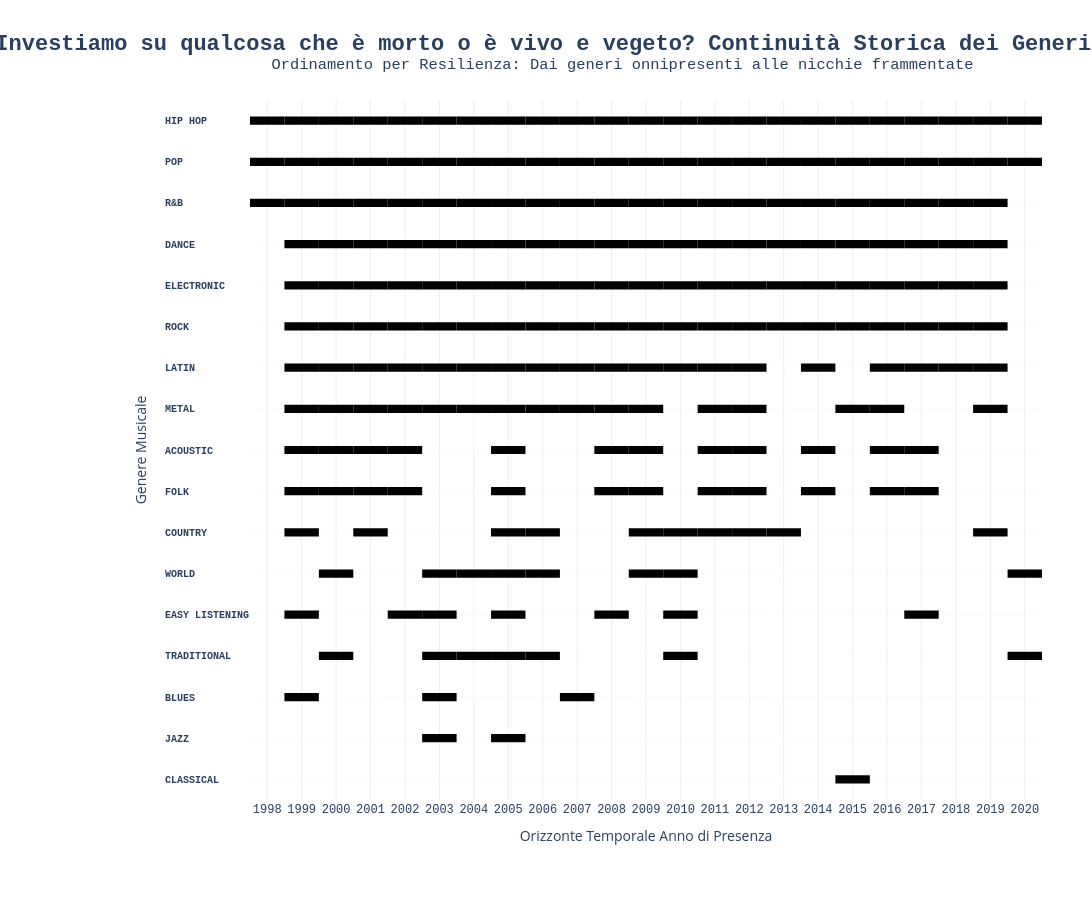

Write notebook code for a chart like this one.
### Code cell
# ---  PREPARAZIONE DATI E CALCOLO PRESENZA (RANKING) ---
presence_list = []
genre_total_presence = {}
for genere in song_genre:
    df_gen = df[df[genere] == 1]
    years_active = df_gen['year'].nunique()
    genre_total_presence[genere.upper()] = years_active
    stats = df_gen.groupby('year').agg(
        count=('popularity', 'count'),
        avg_pop=('popularity', 'mean')
    ).reset_index()
    for _, row in stats.iterrows():
        presence_list.append({
            'Genere': genere.upper(),
            'Year': row['year'],
            'Count': row['count'],
            'Avg_Pop': row['avg_pop']
        })

df_plot = pd.DataFrame(presence_list)

# --- ORDINAMENTO DECRESCENTE (TOP IN ALTO) ---
sorted_genres = [g for g, v in sorted(genre_total_presence.items(), key=lambda item: item[1], reverse=True)]
max_len = max(len(g) for g in sorted_genres)  # ← aggiunto

# --- CREAZIONE DELLA TIMELINE "RANKED MINIMAL" ---
fig = go.Figure()
for genere in sorted_genres:
    df_gen = df_plot[df_plot['Genere'] == genere]
    if not df_gen.empty:
        fig.add_trace(go.Bar(
            x=[1] * len(df_gen), 
            y=[genere] * len(df_gen),
            base=df_gen['Year'] - 0.5, 
            orientation='h',
            marker=dict(color='black', line=dict(width=0)),
            name=genere,
            text=[f"<b>{genere}</b><br>Anno: {int(yr)}<br>Volume Brani: {int(c)}<br>Pop. Media: {p:.2f}" 
                  for yr, c, p in zip(df_gen['Year'], df_gen['Count'], df_gen['Avg_Pop'])],
            hoverinfo='text',
            showlegend=False,
            width=0.2
        ))

# --- LAYOUT ---
fig.update_layout(
    title=dict(
        text='<b>Investiamo su qualcosa che è morto o è vivo e vegeto? Continuità Storica dei Generi (1998-2020)</b><br><sup>Ordinamento per Resilienza: Dai generi onnipresenti alle nicchie frammentate</sup>',
        x=0.57, font=dict(size=22, family="Courier New")
    ),
    xaxis=dict(
        title="Orizzonte Temporale Anno di Presenza",
        tickmode='linear', tick0=1998, dtick=1,
        range=[1997.5, 2020.5],
        showgrid=True, gridcolor='rgba(200, 200, 200, 0.3)',
        tickfont=dict(family="Courier New")
    ),
    yaxis=dict(
        title="Genere Musicale",
        tickmode='array',
        tickvals=sorted_genres,
        ticktext=[f"<b>{g.ljust(max_len)}</b>" for g in sorted_genres],  # ← aggiunto
        tickfont=dict(size=10, family="Courier New"),  # ← cambiato
        showgrid=True, gridcolor='rgba(200, 200, 200, 0.1)',
        autorange="reversed"
    ),
    barmode='overlay',
    width=1600, height=900,
    plot_bgcolor='white', paper_bgcolor='white',
    margin=dict(l=250, r=50, t=100, b=100)
)

fig.update_traces(textposition='none')
fig.show()

### Figure 1 — Plotly figure (JSON) as saved in the notebook; plotly's stock layout.template omitted (floating-point values rounded to 4 significant figures)
{"data": [{"base": [1998.0, 1998.0, 2000.0, 2000.0, 2002.0, 2002.0, 2004.0, 2004.0, 2006.0, 2006.0, 2008.0, 2008.0, 2010.0, 2010.0, 2012.0, 2012.0, 2014.0, 2014.0, 2016.0, 2016.0, 2018.0, 2018.0, 2020.0], "hoverinfo": "text", "marker": {"color": "black", "line": {"width": 0}}, "name": "HIP HOP", "orientation": "h", "showlegend": false, "text": ["<b>HIP HOP</b><br>Anno: 1998<br>Volume Brani: 1<br>Pop. Media: 0.55", "<b>HIP HOP</b><br>Anno: 1999<br>Volume Brani: 7<br>Pop. Media: 0.78", "<b>HIP HOP</b><br>Anno: 2000<br>Volume Brani: 21<br>Pop. Media: 0.64", "<b>HIP HOP</b><br>Anno: 2001<br>Volume Brani: 32<br>Pop. Media: 0.68", "<b>HIP HOP</b><br>Anno: 2002<br>Volume Brani: 46<br>Pop. Media: 0.68", "<b>HIP HOP</b><br>Anno: 2003<br>Volume Brani: 34<br>Pop. Media: 0.70", "<b>HIP HOP</b><br>Anno: 2004<br>Volume Brani: 43<br>Pop. Media: 0.69", "<b>HIP HOP</b><br>Anno: 2005<br>Volume Brani: 51<br>Pop. Media: 0.70", "<b>HIP HOP</b><br>Anno: 2006<br>Volume Brani: 27<br>Pop. Media: 0.68", "<b>HIP HOP</b><br>Anno: 2007<br>Volume Brani: 41<br>Pop. Media: 0.67", "<b>HIP HOP</b><br>Anno: 2008<br>Volume Brani: 35<br>Pop. Media: 0.73", "<b>HIP HOP</b><br>Anno: 2009<br>Volume Brani: 35<br>Pop. Media: 0.68", "<b>HIP HOP</b><br>Anno: 2010<br>Volume Brani: 54<br>Pop. Media: 0.73", "<b>HIP HOP</b><br>Anno: 2011<br>Volume Brani: 48<br>Pop. Media: 0.70", "<b>HIP HOP</b><br>Anno: 2012<br>Volume Brani: 45<br>Pop. Media: 0.71", "<b>HIP HOP</b><br>Anno: 2013<br>Volume Brani: 27<br>Pop. Media: 0.62", "<b>HIP HOP</b><br>Anno: 2014<br>Volume Brani: 30<br>Pop. Media: 0.64", "<b>HIP HOP</b><br>Anno: 2015<br>Volume Brani: 33<br>Pop. Media: 0.69", "<b>HIP HOP</b><br>Anno: 2016<br>Volume Brani: 40<br>Pop. Media: 0.69", "<b>HIP HOP</b><br>Anno: 2017<br>Volume Brani: 42<br>Pop. Media: 0.65", "<b>HIP HOP</b><br>Anno: 2018<br>Volume Brani: 50<br>Pop. Media: 0.82", "<b>HIP HOP</b><br>Anno: 2019<br>Volume Brani: 38<br>Pop. Media: 0.73", "<b>HIP HOP</b><br>Anno: 2020<br>Volume Brani: 2<br>Pop. Media: 0.51"], "textposition": "none", "type": "bar", "width": 0.2, "x": [1, 1, 1, 1, 1, 1, 1, 1, 1, 1, 1, 1, 1, 1, 1, 1, 1, 1, 1, 1, 1, 1, 1], "y": ["HIP HOP", "HIP HOP", "HIP HOP", "HIP HOP", "HIP HOP", "HIP HOP", "HIP HOP", "HIP HOP", "HIP HOP", "HIP HOP", "HIP HOP", "HIP HOP", "HIP HOP", "HIP HOP", "HIP HOP", "HIP HOP", "HIP HOP", "HIP HOP", "HIP HOP", "HIP HOP", "HIP HOP", "HIP HOP", "HIP HOP"]}, {"base": [1998.0, 1998.0, 2000.0, 2000.0, 2002.0, 2002.0, 2004.0, 2004.0, 2006.0, 2006.0, 2008.0, 2008.0, 2010.0, 2010.0, 2012.0, 2012.0, 2014.0, 2014.0, 2016.0, 2016.0, 2018.0, 2018.0, 2020.0], "hoverinfo": "text", "marker": {"color": "black", "line": {"width": 0}}, "name": "POP", "orientation": "h", "showlegend": false, "text": ["<b>POP</b><br>Anno: 1998<br>Volume Brani: 1<br>Pop. Media: 0.55", "<b>POP</b><br>Anno: 1999<br>Volume Brani: 29<br>Pop. Media: 0.71", "<b>POP</b><br>Anno: 2000<br>Volume Brani: 57<br>Pop. Media: 0.64", "<b>POP</b><br>Anno: 2001<br>Volume Brani: 92<br>Pop. Media: 0.65", "<b>POP</b><br>Anno: 2002<br>Volume Brani: 74<br>Pop. Media: 0.69", "<b>POP</b><br>Anno: 2003<br>Volume Brani: 79<br>Pop. Media: 0.66", "<b>POP</b><br>Anno: 2004<br>Volume Brani: 68<br>Pop. Media: 0.63", "<b>POP</b><br>Anno: 2005<br>Volume Brani: 81<br>Pop. Media: 0.68", "<b>POP</b><br>Anno: 2006<br>Volume Brani: 76<br>Pop. Media: 0.62", "<b>POP</b><br>Anno: 2007<br>Volume Brani: 72<br>Pop. Media: 0.66", "<b>POP</b><br>Anno: 2008<br>Volume Brani: 83<br>Pop. Media: 0.71", "<b>POP</b><br>Anno: 2009<br>Volume Brani: 68<br>Pop. Media: 0.69", "<b>POP</b><br>Anno: 2010<br>Volume Brani: 97<br>Pop. Media: 0.69", "<b>POP</b><br>Anno: 2011<br>Volume Brani: 85<br>Pop. Media: 0.67", "<b>POP</b><br>Anno: 2012<br>Volume Brani: 105<br>Pop. Media: 0.68", "<b>POP</b><br>Anno: 2013<br>Volume Brani: 73<br>Pop. Media: 0.61", "<b>POP</b><br>Anno: 2014<br>Volume Brani: 99<br>Pop. Media: 0.68", "<b>POP</b><br>Anno: 2015<br>Volume Brani: 89<br>Pop. Media: 0.64", "<b>POP</b><br>Anno: 2016<br>Volume Brani: 87<br>Pop. Media: 0.60", "<b>POP</b><br>Anno: 2017<br>Volume Brani: 88<br>Pop. Media: 0.62", "<b>POP</b><br>Anno: 2018<br>Volume Brani: 75<br>Pop. Media: 0.80", "<b>POP</b><br>Anno: 2019<br>Volume Brani: 64<br>Pop. Media: 0.69", "<b>POP</b><br>Anno: 2020<br>Volume Brani: 2<br>Pop. Media: 0.41"], "textposition": "none", "type": "bar", "width": 0.2, "x": [1, 1, 1, 1, 1, 1, 1, 1, 1, 1, 1, 1, 1, 1, 1, 1, 1, 1, 1, 1, 1, 1, 1], "y": ["POP", "POP", "POP", "POP", "POP", "POP", "POP", "POP", "POP", "POP", "POP", "POP", "POP", "POP", "POP", "POP", "POP", "POP", "POP", "POP", "POP", "POP", "POP"]}, {"base": [1998.0, 1998.0, 2000.0, 2000.0, 2002.0, 2002.0, 2004.0, 2004.0, 2006.0, 2006.0, 2008.0, 2008.0, 2010.0, 2010.0, 2012.0, 2012.0, 2014.0, 2014.0, 2016.0, 2016.0, 2018.0, 2018.0], "hoverinfo": "text", "marker": {"color": "black", "line": {"width": 0}}, "name": "R&B", "orientation": "h", "showlegend": false, "text": ["<b>R&B</b><br>Anno: 1998<br>Volume Brani: 1<br>Pop. Media: 0.55", "<b>R&B</b><br>Anno: 1999<br>Volume Brani: 8<br>Pop. Media: 0.72", "<b>R&B</b><br>Anno: 2000<br>Volume Brani: 25<br>Pop. Media: 0.62", "<b>R&B</b><br>Anno: 2001<br>Volume Brani: 37<br>Pop. Media: 0.66", "<b>R&B</b><br>Anno: 2002<br>Volume Brani: 32<br>Pop. Media: 0.63", "<b>R&B</b><br>Anno: 2003<br>Volume Brani: 34<br>Pop. Media: 0.67", "<b>R&B</b><br>Anno: 2004<br>Volume Brani: 31<br>Pop. Media: 0.69", "<b>R&B</b><br>Anno: 2005<br>Volume Brani: 31<br>Pop. Media: 0.61", "<b>R&B</b><br>Anno: 2006<br>Volume Brani: 28<br>Pop. Media: 0.70", "<b>R&B</b><br>Anno: 2007<br>Volume Brani: 36<br>Pop. Media: 0.69", "<b>R&B</b><br>Anno: 2008<br>Volume Brani: 37<br>Pop. Media: 0.66", "<b>R&B</b><br>Anno: 2009<br>Volume Brani: 23<br>Pop. Media: 0.62", "<b>R&B</b><br>Anno: 2010<br>Volume Brani: 23<br>Pop. Media: 0.66", "<b>R&B</b><br>Anno: 2011<br>Volume Brani: 20<br>Pop. Media: 0.60", "<b>R&B</b><br>Anno: 2012<br>Volume Brani: 10<br>Pop. Media: 0.69", "<b>R&B</b><br>Anno: 2013<br>Volume Brani: 8<br>Pop. Media: 0.64", "<b>R&B</b><br>Anno: 2014<br>Volume Brani: 10<br>Pop. Media: 0.70", "<b>R&B</b><br>Anno: 2015<br>Volume Brani: 21<br>Pop. Media: 0.66", "<b>R&B</b><br>Anno: 2016<br>Volume Brani: 19<br>Pop. Media: 0.65", "<b>R&B</b><br>Anno: 2017<br>Volume Brani: 3<br>Pop. Media: 0.54", "<b>R&B</b><br>Anno: 2018<br>Volume Brani: 10<br>Pop. Media: 0.83", "<b>R&B</b><br>Anno: 2019<br>Volume Brani: 9<br>Pop. Media: 0.61"], "textposition": "none", "type": "bar", "width": 0.2, "x": [1, 1, 1, 1, 1, 1, 1, 1, 1, 1, 1, 1, 1, 1, 1, 1, 1, 1, 1, 1, 1, 1], "y": ["R&B", "R&B", "R&B", "R&B", "R&B", "R&B", "R&B", "R&B", "R&B", "R&B", "R&B", "R&B", "R&B", "R&B", "R&B", "R&B", "R&B", "R&B", "R&B", "R&B", "R&B", "R&B"]}, {"base": [1998.0, 2000.0, 2000.0, 2002.0, 2002.0, 2004.0, 2004.0, 2006.0, 2006.0, 2008.0, 2008.0, 2010.0, 2010.0, 2012.0, 2012.0, 2014.0, 2014.0, 2016.0, 2016.0, 2018.0, 2018.0], "hoverinfo": "text", "marker": {"color": "black", "line": {"width": 0}}, "name": "DANCE", "orientation": "h", "showlegend": false, "text": ["<b>DANCE</b><br>Anno: 1999<br>Volume Brani: 3<br>Pop. Media: 0.64", "<b>DANCE</b><br>Anno: 2000<br>Volume Brani: 5<br>Pop. Media: 0.60", "<b>DANCE</b><br>Anno: 2001<br>Volume Brani: 12<br>Pop. Media: 0.64", "<b>DANCE</b><br>Anno: 2002<br>Volume Brani: 3<br>Pop. Media: 0.61", "<b>DANCE</b><br>Anno: 2003<br>Volume Brani: 10<br>Pop. Media: 0.59", "<b>DANCE</b><br>Anno: 2004<br>Volume Brani: 10<br>Pop. Media: 0.63", "<b>DANCE</b><br>Anno: 2005<br>Volume Brani: 5<br>Pop. Media: 0.58", "<b>DANCE</b><br>Anno: 2006<br>Volume Brani: 6<br>Pop. Media: 0.61", "<b>DANCE</b><br>Anno: 2007<br>Volume Brani: 9<br>Pop. Media: 0.60", "<b>DANCE</b><br>Anno: 2008<br>Volume Brani: 7<br>Pop. Media: 0.67", "<b>DANCE</b><br>Anno: 2009<br>Volume Brani: 12<br>Pop. Media: 0.68", "<b>DANCE</b><br>Anno: 2010<br>Volume Brani: 28<br>Pop. Media: 0.63", "<b>DANCE</b><br>Anno: 2011<br>Volume Brani: 26<br>Pop. Media: 0.65", "<b>DANCE</b><br>Anno: 2012<br>Volume Brani: 36<br>Pop. Media: 0.60", "<b>DANCE</b><br>Anno: 2013<br>Volume Brani: 26<br>Pop. Media: 0.55", "<b>DANCE</b><br>Anno: 2014<br>Volume Brani: 41<br>Pop. Media: 0.59", "<b>DANCE</b><br>Anno: 2015<br>Volume Brani: 28<br>Pop. Media: 0.56", "<b>DANCE</b><br>Anno: 2016<br>Volume Brani: 42<br>Pop. Media: 0.50", "<b>DANCE</b><br>Anno: 2017<br>Volume Brani: 30<br>Pop. Media: 0.62", "<b>DANCE</b><br>Anno: 2018<br>Volume Brani: 31<br>Pop. Media: 0.81", "<b>DANCE</b><br>Anno: 2019<br>Volume Brani: 21<br>Pop. Media: 0.71"], "textposition": "none", "type": "bar", "width": 0.2, "x": [1, 1, 1, 1, 1, 1, 1, 1, 1, 1, 1, 1, 1, 1, 1, 1, 1, 1, 1, 1, 1], "y": ["DANCE", "DANCE", "DANCE", "DANCE", "DANCE", "DANCE", "DANCE", "DANCE", "DANCE", "DANCE", "DANCE", "DANCE", "DANCE", "DANCE", "DANCE", "DANCE", "DANCE", "DANCE", "DANCE", "DANCE", "DANCE"]}, {"base": [1998.0, 2000.0, 2000.0, 2002.0, 2002.0, 2004.0, 2004.0, 2006.0, 2006.0, 2008.0, 2008.0, 2010.0, 2010.0, 2012.0, 2012.0, 2014.0, 2014.0, 2016.0, 2016.0, 2018.0, 2018.0], "hoverinfo": "text", "marker": {"color": "black", "line": {"width": 0}}, "name": "ELECTRONIC", "orientation": "h", "showlegend": false, "text": ["<b>ELECTRONIC</b><br>Anno: 1999<br>Volume Brani: 3<br>Pop. Media: 0.64", "<b>ELECTRONIC</b><br>Anno: 2000<br>Volume Brani: 5<br>Pop. Media: 0.60", "<b>ELECTRONIC</b><br>Anno: 2001<br>Volume Brani: 12<br>Pop. Media: 0.64", "<b>ELECTRONIC</b><br>Anno: 2002<br>Volume Brani: 3<br>Pop. Media: 0.61", "<b>ELECTRONIC</b><br>Anno: 2003<br>Volume Brani: 10<br>Pop. Media: 0.59", "<b>ELECTRONIC</b><br>Anno: 2004<br>Volume Brani: 9<br>Pop. Media: 0.63", "<b>ELECTRONIC</b><br>Anno: 2005<br>Volume Brani: 6<br>Pop. Media: 0.57", "<b>ELECTRONIC</b><br>Anno: 2006<br>Volume Brani: 6<br>Pop. Media: 0.61", "<b>ELECTRONIC</b><br>Anno: 2007<br>Volume Brani: 9<br>Pop. Media: 0.60", "<b>ELECTRONIC</b><br>Anno: 2008<br>Volume Brani: 7<br>Pop. Media: 0.67", "<b>ELECTRONIC</b><br>Anno: 2009<br>Volume Brani: 12<br>Pop. Media: 0.68", "<b>ELECTRONIC</b><br>Anno: 2010<br>Volume Brani: 28<br>Pop. Media: 0.63", "<b>ELECTRONIC</b><br>Anno: 2011<br>Volume Brani: 26<br>Pop. Media: 0.65", "<b>ELECTRONIC</b><br>Anno: 2012<br>Volume Brani: 37<br>Pop. Media: 0.60", "<b>ELECTRONIC</b><br>Anno: 2013<br>Volume Brani: 26<br>Pop. Media: 0.55", "<b>ELECTRONIC</b><br>Anno: 2014<br>Volume Brani: 41<br>Pop. Media: 0.59", "<b>ELECTRONIC</b><br>Anno: 2015<br>Volume Brani: 28<br>Pop. Media: 0.56", "<b>ELECTRONIC</b><br>Anno: 2016<br>Volume Brani: 42<br>Pop. Media: 0.50", "<b>ELECTRONIC</b><br>Anno: 2017<br>Volume Brani: 30<br>Pop. Media: 0.62", "<b>ELECTRONIC</b><br>Anno: 2018<br>Volume Brani: 31<br>Pop. Media: 0.81", "<b>ELECTRONIC</b><br>Anno: 2019<br>Volume Brani: 21<br>Pop. Media: 0.71"], "textposition": "none", "type": "bar", "width": 0.2, "x": [1, 1, 1, 1, 1, 1, 1, 1, 1, 1, 1, 1, 1, 1, 1, 1, 1, 1, 1, 1, 1], "y": ["ELECTRONIC", "ELECTRONIC", "ELECTRONIC", "ELECTRONIC", "ELECTRONIC", "ELECTRONIC", "ELECTRONIC", "ELECTRONIC", "ELECTRONIC", "ELECTRONIC", "ELECTRONIC", "ELECTRONIC", "ELECTRONIC", "ELECTRONIC", "ELECTRONIC", "ELECTRONIC", "ELECTRONIC", "ELECTRONIC", "ELECTRONIC", "ELECTRONIC", "ELECTRONIC"]}, {"base": [1998.0, 2000.0, 2000.0, 2002.0, 2002.0, 2004.0, 2004.0, 2006.0, 2006.0, 2008.0, 2008.0, 2010.0, 2010.0, 2012.0, 2012.0, 2014.0, 2014.0, 2016.0, 2016.0, 2018.0, 2018.0], "hoverinfo": "text", "marker": {"color": "black", "line": {"width": 0}}, "name": "ROCK", "orientation": "h", "showlegend": false, "text": ["<b>ROCK</b><br>Anno: 1999<br>Volume Brani: 9<br>Pop. Media: 0.78", "<b>ROCK</b><br>Anno: 2000<br>Volume Brani: 13<br>Pop. Media: 0.69", "<b>ROCK</b><br>Anno: 2001<br>Volume Brani: 16<br>Pop. Media: 0.65", "<b>ROCK</b><br>Anno: 2002<br>Volume Brani: 14<br>Pop. Media: 0.79", "<b>ROCK</b><br>Anno: 2003<br>Volume Brani: 14<br>Pop. Media: 0.65", "<b>ROCK</b><br>Anno: 2004<br>Volume Brani: 11<br>Pop. Media: 0.69", "<b>ROCK</b><br>Anno: 2005<br>Volume Brani: 19<br>Pop. Media: 0.73", "<b>ROCK</b><br>Anno: 2006<br>Volume Brani: 14<br>Pop. Media: 0.76", "<b>ROCK</b><br>Anno: 2007<br>Volume Brani: 20<br>Pop. Media: 0.73", "<b>ROCK</b><br>Anno: 2008<br>Volume Brani: 14<br>Pop. Media: 0.77", "<b>ROCK</b><br>Anno: 2009<br>Volume Brani: 9<br>Pop. Media: 0.70", "<b>ROCK</b><br>Anno: 2010<br>Volume Brani: 6<br>Pop. Media: 0.52", "<b>ROCK</b><br>Anno: 2011<br>Volume Brani: 13<br>Pop. Media: 0.75", "<b>ROCK</b><br>Anno: 2012<br>Volume Brani: 11<br>Pop. Media: 0.75", "<b>ROCK</b><br>Anno: 2013<br>Volume Brani: 7<br>Pop. Media: 0.87", "<b>ROCK</b><br>Anno: 2014<br>Volume Brani: 7<br>Pop. Media: 0.71", "<b>ROCK</b><br>Anno: 2015<br>Volume Brani: 14<br>Pop. Media: 0.71", "<b>ROCK</b><br>Anno: 2016<br>Volume Brani: 7<br>Pop. Media: 0.52", "<b>ROCK</b><br>Anno: 2017<br>Volume Brani: 7<br>Pop. Media: 0.43", "<b>ROCK</b><br>Anno: 2018<br>Volume Brani: 8<br>Pop. Media: 0.86", "<b>ROCK</b><br>Anno: 2019<br>Volume Brani: 2<br>Pop. Media: 0.36"], "textposition": "none", "type": "bar", "width": 0.2, "x": [1, 1, 1, 1, 1, 1, 1, 1, 1, 1, 1, 1, 1, 1, 1, 1, 1, 1, 1, 1, 1], "y": ["ROCK", "ROCK", "ROCK", "ROCK", "ROCK", "ROCK", "ROCK", "ROCK", "ROCK", "ROCK", "ROCK", "ROCK", "ROCK", "ROCK", "ROCK", "ROCK", "ROCK", "ROCK", "ROCK", "ROCK", "ROCK"]}, {"base": [1998.0, 2000.0, 2000.0, 2002.0, 2002.0, 2004.0, 2004.0, 2006.0, 2006.0, 2008.0, 2008.0, 2010.0, 2010.0, 2012.0, 2014.0, 2016.0, 2016.0, 2018.0, 2018.0], "hoverinfo": "text", "marker": {"color": "black", "line": {"width": 0}}, "name": "LATIN", "orientation": "h", "showlegend": false, "text": ["<b>LATIN</b><br>Anno: 1999<br>Volume Brani: 3<br>Pop. Media: 0.66", "<b>LATIN</b><br>Anno: 2000<br>Volume Brani: 3<br>Pop. Media: 0.23", "<b>LATIN</b><br>Anno: 2001<br>Volume Brani: 3<br>Pop. Media: 0.73", "<b>LATIN</b><br>Anno: 2002<br>Volume Brani: 1<br>Pop. Media: 0.74", "<b>LATIN</b><br>Anno: 2003<br>Volume Brani: 3<br>Pop. Media: 0.69", "<b>LATIN</b><br>Anno: 2004<br>Volume Brani: 2<br>Pop. Media: 0.46", "<b>LATIN</b><br>Anno: 2005<br>Volume Brani: 3<br>Pop. Media: 0.59", "<b>LATIN</b><br>Anno: 2006<br>Volume Brani: 3<br>Pop. Media: 0.91", "<b>LATIN</b><br>Anno: 2007<br>Volume Brani: 2<br>Pop. Media: 0.57", "<b>LATIN</b><br>Anno: 2008<br>Volume Brani: 1<br>Pop. Media: 0.58", "<b>LATIN</b><br>Anno: 2009<br>Volume Brani: 3<br>Pop. Media: 0.71", "<b>LATIN</b><br>Anno: 2010<br>Volume Brani: 2<br>Pop. Media: 0.71", "<b>LATIN</b><br>Anno: 2011<br>Volume Brani: 4<br>Pop. Media: 0.64", "<b>LATIN</b><br>Anno: 2012<br>Volume Brani: 4<br>Pop. Media: 0.62", "<b>LATIN</b><br>Anno: 2014<br>Volume Brani: 3<br>Pop. Media: 0.84", "<b>LATIN</b><br>Anno: 2016<br>Volume Brani: 1<br>Pop. Media: 0.76", "<b>LATIN</b><br>Anno: 2017<br>Volume Brani: 7<br>Pop. Media: 0.50", "<b>LATIN</b><br>Anno: 2018<br>Volume Brani: 9<br>Pop. Media: 0.72", "<b>LATIN</b><br>Anno: 2019<br>Volume Brani: 8<br>Pop. Media: 0.84"], "textposition": "none", "type": "bar", "width": 0.2, "x": [1, 1, 1, 1, 1, 1, 1, 1, 1, 1, 1, 1, 1, 1, 1, 1, 1, 1, 1], "y": ["LATIN", "LATIN", "LATIN", "LATIN", "LATIN", "LATIN", "LATIN", "LATIN", "LATIN", "LATIN", "LATIN", "LATIN", "LATIN", "LATIN", "LATIN", "LATIN", "LATIN", "LATIN", "LATIN"]}, {"base": [1998.0, 2000.0, 2000.0, 2002.0, 2002.0, 2004.0, 2004.0, 2006.0, 2006.0, 2008.0, 2008.0, 2010.0, 2012.0, 2014.0, 2016.0, 2018.0], "hoverinfo": "text", "marker": {"color": "black", "line": {"width": 0}}, "name": "METAL", "orientation": "h", "showlegend": false, "text": ["<b>METAL</b><br>Anno: 1999<br>Volume Brani: 3<br>Pop. Media: 0.76", "<b>METAL</b><br>Anno: 2000<br>Volume Brani: 8<br>Pop. Media: 0.81", "<b>METAL</b><br>Anno: 2001<br>Volume Brani: 8<br>Pop. Media: 0.74", "<b>METAL</b><br>Anno: 2002<br>Volume Brani: 5<br>Pop. Media: 0.80", "<b>METAL</b><br>Anno: 2003<br>Volume Brani: 12<br>Pop. Media: 0.80", "<b>METAL</b><br>Anno: 2004<br>Volume Brani: 1<br>Pop. Media: 0.67", "<b>METAL</b><br>Anno: 2005<br>Volume Brani: 5<br>Pop. Media: 0.78", "<b>METAL</b><br>Anno: 2006<br>Volume Brani: 1<br>Pop. Media: 0.73", "<b>METAL</b><br>Anno: 2007<br>Volume Brani: 6<br>Pop. Media: 0.84", "<b>METAL</b><br>Anno: 2008<br>Volume Brani: 6<br>Pop. Media: 0.75", "<b>METAL</b><br>Anno: 2009<br>Volume Brani: 2<br>Pop. Media: 0.80", "<b>METAL</b><br>Anno: 2011<br>Volume Brani: 2<br>Pop. Media: 0.79", "<b>METAL</b><br>Anno: 2012<br>Volume Brani: 2<br>Pop. Media: 0.70", "<b>METAL</b><br>Anno: 2015<br>Volume Brani: 2<br>Pop. Media: 0.73", "<b>METAL</b><br>Anno: 2016<br>Volume Brani: 1<br>Pop. Media: 0.51", "<b>METAL</b><br>Anno: 2019<br>Volume Brani: 2<br>Pop. Media: 0.36"], "textposition": "none", "type": "bar", "width": 0.2, "x": [1, 1, 1, 1, 1, 1, 1, 1, 1, 1, 1, 1, 1, 1, 1, 1], "y": ["METAL", "METAL", "METAL", "METAL", "METAL", "METAL", "METAL", "METAL", "METAL", "METAL", "METAL", "METAL", "METAL", "METAL", "METAL", "METAL"]}, {"base": [1998.0, 2000.0, 2000.0, 2002.0, 2004.0, 2008.0, 2008.0, 2010.0, 2012.0, 2014.0, 2016.0, 2016.0], "hoverinfo": "text", "marker": {"color": "black", "line": {"width": 0}}, "name": "ACOUSTIC", "orientation": "h", "showlegend": false, "text": ["<b>ACOUSTIC</b><br>Anno: 1999<br>Volume Brani: 1<br>Pop. Media: 0.73", "<b>ACOUSTIC</b><br>Anno: 2000<br>Volume Brani: 3<br>Pop. Media: 0.51", "<b>ACOUSTIC</b><br>Anno: 2001<br>Volume Brani: 1<br>Pop. Media: 0.67", "<b>ACOUSTIC</b><br>Anno: 2002<br>Volume Brani: 2<br>Pop. Media: 0.74", "<b>ACOUSTIC</b><br>Anno: 2005<br>Volume Brani: 4<br>Pop. Media: 0.68", "<b>ACOUSTIC</b><br>Anno: 2008<br>Volume Brani: 2<br>Pop. Media: 0.61", "<b>ACOUSTIC</b><br>Anno: 2009<br>Volume Brani: 1<br>Pop. Media: 0.76", "<b>ACOUSTIC</b><br>Anno: 2011<br>Volume Brani: 1<br>Pop. Media: 0.89", "<b>ACOUSTIC</b><br>Anno: 2012<br>Volume Brani: 1<br>Pop. Media: 0.89", "<b>ACOUSTIC</b><br>Anno: 2014<br>Volume Brani: 1<br>Pop. Media: 0.91", "<b>ACOUSTIC</b><br>Anno: 2016<br>Volume Brani: 2<br>Pop. Media: 0.40", "<b>ACOUSTIC</b><br>Anno: 2017<br>Volume Brani: 1<br>Pop. Media: 0.90"], "textposition": "none", "type": "bar", "width": 0.2, "x": [1, 1, 1, 1, 1, 1, 1, 1, 1, 1, 1, 1], "y": ["ACOUSTIC", "ACOUSTIC", "ACOUSTIC", "ACOUSTIC", "ACOUSTIC", "ACOUSTIC", "ACOUSTIC", "ACOUSTIC", "ACOUSTIC", "ACOUSTIC", "ACOUSTIC", "ACOUSTIC"]}, {"base": [1998.0, 2000.0, 2000.0, 2002.0, 2004.0, 2008.0, 2008.0, 2010.0, 2012.0, 2014.0, 2016.0, 2016.0], "hoverinfo": "text", "marker": {"color": "black", "line": {"width": 0}}, "name": "FOLK", "orientation": "h", "showlegend": false, "text": ["<b>FOLK</b><br>Anno: 1999<br>Volume Brani: 1<br>Pop. Media: 0.73", "<b>FOLK</b><br>Anno: 2000<br>Volume Brani: 3<br>Pop. Media: 0.51", "<b>FOLK</b><br>Anno: 2001<br>Volume Brani: 1<br>Pop. Media: 0.67", "<b>FOLK</b><br>Anno: 2002<br>Volume Brani: 2<br>Pop. Media: 0.74", "<b>FOLK</b><br>Anno: 2005<br>Volume Brani: 4<br>Pop. Media: 0.68", "<b>FOLK</b><br>Anno: 2008<br>Volume Brani: 2<br>Pop. Media: 0.61", "<b>FOLK</b><br>Anno: 2009<br>Volume Brani: 1<br>Pop. Media: 0.76", "<b>FOLK</b><br>Anno: 2011<br>Volume Brani: 1<br>Pop. Media: 0.89", "<b>FOLK</b><br>Anno: 2012<br>Volume Brani: 1<br>Pop. Media: 0.89", "<b>FOLK</b><br>Anno: 2014<br>Volume Brani: 2<br>Pop. Media: 0.86", "<b>FOLK</b><br>Anno: 2016<br>Volume Brani: 2<br>Pop. Media: 0.40", "<b>FOLK</b><br>Anno: 2017<br>Volume Brani: 1<br>Pop. Media: 0.90"], "textposition": "none", "type": "bar", "width": 0.2, "x": [1, 1, 1, 1, 1, 1, 1, 1, 1, 1, 1, 1], "y": ["FOLK", "FOLK", "FOLK", "FOLK", "FOLK", "FOLK", "FOLK", "FOLK", "FOLK", "FOLK", "FOLK", "FOLK"]}, {"base": [1998.0, 2000.0, 2004.0, 2006.0, 2008.0, 2010.0, 2010.0, 2012.0, 2012.0, 2018.0], "hoverinfo": "text", "marker": {"color": "black", "line": {"width": 0}}, "name": "COUNTRY", "orientation": "h", "showlegend": false, "text": ["<b>COUNTRY</b><br>Anno: 1999<br>Volume Brani: 1<br>Pop. Media: 0.74", "<b>COUNTRY</b><br>Anno: 2001<br>Volume Brani: 3<br>Pop. Media: 0.70", "<b>COUNTRY</b><br>Anno: 2005<br>Volume Brani: 3<br>Pop. Media: 0.77", "<b>COUNTRY</b><br>Anno: 2006<br>Volume Brani: 2<br>Pop. Media: 0.39", "<b>COUNTRY</b><br>Anno: 2009<br>Volume Brani: 1<br>Pop. Media: 0.56", "<b>COUNTRY</b><br>Anno: 2010<br>Volume Brani: 4<br>Pop. Media: 0.71", "<b>COUNTRY</b><br>Anno: 2011<br>Volume Brani: 2<br>Pop. Media: 0.64", "<b>COUNTRY</b><br>Anno: 2012<br>Volume Brani: 3<br>Pop. Media: 0.45", "<b>COUNTRY</b><br>Anno: 2013<br>Volume Brani: 1<br>Pop. Media: 0.63", "<b>COUNTRY</b><br>Anno: 2019<br>Volume Brani: 1<br>Pop. Media: 0.78"], "textposition": "none", "type": "bar", "width": 0.2, "x": [1, 1, 1, 1, 1, 1, 1, 1, 1, 1], "y": ["COUNTRY", "COUNTRY", "COUNTRY", "COUNTRY", "COUNTRY", "COUNTRY", "COUNTRY", "COUNTRY", "COUNTRY", "COUNTRY"]}, {"base": [2000.0, 2002.0, 2004.0, 2004.0, 2006.0, 2008.0, 2010.0, 2020.0], "hoverinfo": "text", "marker": {"color": "black", "line": {"width": 0}}, "name": "WORLD", "orientation": "h", "showlegend": false, "text": ["<b>WORLD</b><br>Anno: 2000<br>Volume Brani: 1<br>Pop. Media: 0.78", "<b>WORLD</b><br>Anno: 2003<br>Volume Brani: 1<br>Pop. Media: 0.69", "<b>WORLD</b><br>Anno: 2004<br>Volume Brani: 2<br>Pop. Media: 0.67", "<b>WORLD</b><br>Anno: 2005<br>Volume Brani: 2<br>Pop. Media: 0.76", "<b>WORLD</b><br>Anno: 2006<br>Volume Brani: 2<br>Pop. Media: 0.54", "<b>WORLD</b><br>Anno: 2009<br>Volume Brani: 2<br>Pop. Media: 0.69", "<b>WORLD</b><br>Anno: 2010<br>Volume Brani: 1<br>Pop. Media: 0.00", "<b>WORLD</b><br>Anno: 2020<br>Volume Brani: 1<br>Pop. Media: 0.64"], "textposition": "none", "type": "bar", "width": 0.2, "x": [1, 1, 1, 1, 1, 1, 1, 1], "y": ["WORLD", "WORLD", "WORLD", "WORLD", "WORLD", "WORLD", "WORLD", "WORLD"]}, {"base": [1998.0, 2002.0, 2002.0, 2004.0, 2008.0, 2010.0, 2016.0], "hoverinfo": "text", "marker": {"color": "black", "line": {"width": 0}}, "name": "EASY LISTENING", "orientation": "h", "showlegend": false, "text": ["<b>EASY LISTENING</b><br>Anno: 1999<br>Volume Brani: 1<br>Pop. Media: 0.73", "<b>EASY LISTENING</b><br>Anno: 2002<br>Volume Brani: 1<br>Pop. Media: 0.67", "<b>EASY LISTENING</b><br>Anno: 2003<br>Volume Brani: 1<br>Pop. Media: 0.62", "<b>EASY LISTENING</b><br>Anno: 2005<br>Volume Brani: 1<br>Pop. Media: 0.67", "<b>EASY LISTENING</b><br>Anno: 2008<br>Volume Brani: 1<br>Pop. Media: 0.67", "<b>EASY LISTENING</b><br>Anno: 2010<br>Volume Brani: 1<br>Pop. Media: 0.65", "<b>EASY LISTENING</b><br>Anno: 2017<br>Volume Brani: 1<br>Pop. Media: 0.81"], "textposition": "none", "type": "bar", "width": 0.2, "x": [1, 1, 1, 1, 1, 1, 1], "y": ["EASY LISTENING", "EASY LISTENING", "EASY LISTENING", "EASY LISTENING", "EASY LISTENING", "EASY LISTENING", "EASY LISTENING"]}, {"base": [2000.0, 2002.0, 2004.0, 2004.0, 2006.0, 2010.0, 2020.0], "hoverinfo": "text", "marker": {"color": "black", "line": {"width": 0}}, "name": "TRADITIONAL", "orientation": "h", "showlegend": false, "text": ["<b>TRADITIONAL</b><br>Anno: 2000<br>Volume Brani: 1<br>Pop. Media: 0.78", "<b>TRADITIONAL</b><br>Anno: 2003<br>Volume Brani: 1<br>Pop. Media: 0.69", "<b>TRADITIONAL</b><br>Anno: 2004<br>Volume Brani: 2<br>Pop. Media: 0.67", "<b>TRADITIONAL</b><br>Anno: 2005<br>Volume Brani: 2<br>Pop. Media: 0.76", "<b>TRADITIONAL</b><br>Anno: 2006<br>Volume Brani: 2<br>Pop. Media: 0.54", "<b>TRADITIONAL</b><br>Anno: 2010<br>Volume Brani: 1<br>Pop. Media: 0.00", "<b>TRADITIONAL</b><br>Anno: 2020<br>Volume Brani: 1<br>Pop. Media: 0.64"], "textposition": "none", "type": "bar", "width": 0.2, "x": [1, 1, 1, 1, 1, 1, 1], "y": ["TRADITIONAL", "TRADITIONAL", "TRADITIONAL", "TRADITIONAL", "TRADITIONAL", "TRADITIONAL", "TRADITIONAL"]}, {"base": [1998.0, 2002.0, 2006.0], "hoverinfo": "text", "marker": {"color": "black", "line": {"width": 0}}, "name": "BLUES", "orientation": "h", "showlegend": false, "text": ["<b>BLUES</b><br>Anno: 1999<br>Volume Brani: 1<br>Pop. Media: 0.74", "<b>BLUES</b><br>Anno: 2003<br>Volume Brani: 1<br>Pop. Media: 0.03", "<b>BLUES</b><br>Anno: 2007<br>Volume Brani: 2<br>Pop. Media: 0.63"], "textposition": "none", "type": "bar", "width": 0.2, "x": [1, 1, 1], "y": ["BLUES", "BLUES", "BLUES"]}, {"base": [2002.0, 2004.0], "hoverinfo": "text", "marker": {"color": "black", "line": {"width": 0}}, "name": "JAZZ", "orientation": "h", "showlegend": false, "text": ["<b>JAZZ</b><br>Anno: 2003<br>Volume Brani: 1<br>Pop. Media: 0.62", "<b>JAZZ</b><br>Anno: 2005<br>Volume Brani: 1<br>Pop. Media: 0.67"], "textposition": "none", "type": "bar", "width": 0.2, "x": [1, 1], "y": ["JAZZ", "JAZZ"]}, {"base": [2014.0], "hoverinfo": "text", "marker": {"color": "black", "line": {"width": 0}}, "name": "CLASSICAL", "orientation": "h", "showlegend": false, "text": ["<b>CLASSICAL</b><br>Anno: 2015<br>Volume Brani: 1<br>Pop. Media: 0.71"], "textposition": "none", "type": "bar", "width": 0.2, "x": [1], "y": ["CLASSICAL"]}], "layout": {"barmode": "overlay", "height": 900, "margin": {"b": 100, "l": 250, "r": 50, "t": 100}, "paper_bgcolor": "white", "plot_bgcolor": "white", "title": {"font": {"family": "Courier New", "size": 22}, "text": "<b>Investiamo su qualcosa che è morto o è vivo e vegeto? Continuità Storica dei Generi (1998-2020)</b><br><sup>Ordinamento per Resilienza: Dai generi onnipresenti alle nicchie frammentate</sup>", "x": 0.57}, "width": 1600, "xaxis": {"dtick": 1, "gridcolor": "rgba(200, 200, 200, 0.3)", "range": [1998.0, 2020.0], "showgrid": true, "tick0": 1998, "tickfont": {"family": "Courier New"}, "tickmode": "linear", "title": {"text": "Orizzonte Temporale Anno di Presenza"}}, "yaxis": {"autorange": "reversed", "gridcolor": "rgba(200, 200, 200, 0.1)", "showgrid": true, "tickfont": {"family": "Courier New", "size": 10}, "tickmode": "array", "ticktext": ["<b>HIP HOP       </b>", "<b>POP           </b>", "<b>R&B           </b>", "<b>DANCE         </b>", "<b>ELECTRONIC    </b>", "<b>ROCK          </b>", "<b>LATIN         </b>", "<b>METAL         </b>", "<b>ACOUSTIC      </b>", "<b>FOLK          </b>", "<b>COUNTRY       </b>", "<b>WORLD         </b>", "<b>EASY LISTENING</b>", "<b>TRADITIONAL   </b>", "<b>BLUES         </b>", "<b>JAZZ          </b>", "<b>CLASSICAL     </b>"], "tickvals": ["HIP HOP", "POP", "R&B", "DANCE", "ELECTRONIC", "ROCK", "LATIN", "METAL", "ACOUSTIC", "FOLK", "COUNTRY", "WORLD", "EASY LISTENING", "TRADITIONAL", "BLUES", "JAZZ", "CLASSICAL"], "title": {"text": "Genere Musicale"}}}}
